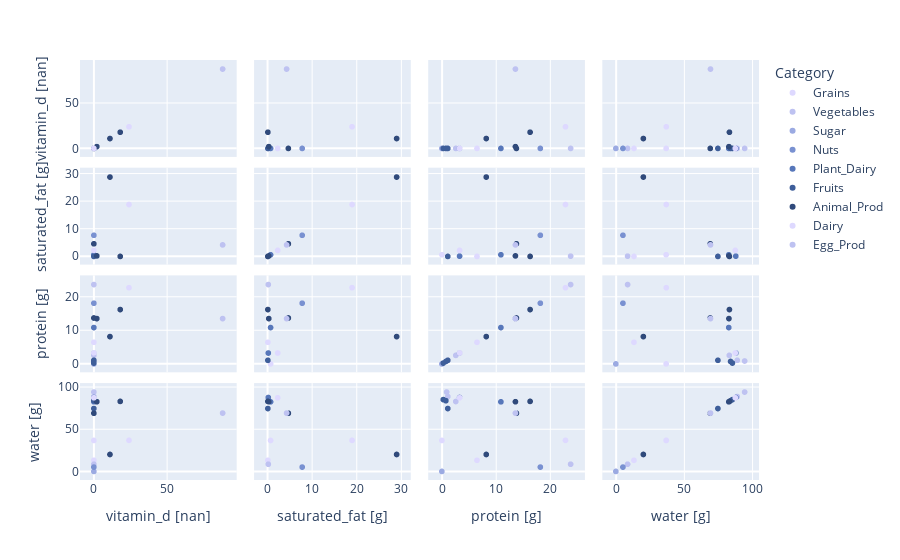

Write notebook code for a chart like this one.
### Code cell
fig = px.scatter_matrix(df,
    dimensions= ['vitamin_d [nan]', 'saturated_fat [g]', 'protein [g]', 'water [g]'],
    color="Category",
        color_discrete_sequence=['rgb(222, 217, 255)',
      'rgb(190, 194, 241)',
    'rgb(155, 170, 226)',
 'rgb(121, 145, 209)',
'rgb(87, 119, 186)',
 'rgb(62, 94, 154)',
'rgb(48, 74, 123)']
                       )  
fig.show()

### Figure 1 — Plotly figure (JSON) as saved in the notebook; plotly's stock layout.template omitted (floating-point values rounded to 4 significant figures)
{"data": [{"dimensions": [{"axis": {"matches": true}, "label": "vitamin_d [nan]", "values": [0, 0]}, {"axis": {"matches": true}, "label": "saturated_fat [g]", "values": [0.7, 0.1]}, {"axis": {"matches": true}, "label": "protein [g]", "values": [0.01, 6.5]}, {"axis": {"matches": true}, "label": "water [g]", "values": [36.9, 13.29]}], "hovertemplate": "Category=Grains<br>%{xaxis.title.text}=%{x}<br>%{yaxis.title.text}=%{y}<extra></extra>", "legendgroup": "Grains", "marker": {"color": "rgb(222, 217, 255)", "symbol": "circle"}, "name": "Grains", "showlegend": true, "type": "splom"}, {"dimensions": [{"axis": {"matches": true}, "label": "vitamin_d [nan]", "values": [0, 0, 0, 0]}, {"axis": {"matches": true}, "label": "saturated_fat [g]", "values": [null, 0.2, null, null]}, {"axis": {"matches": true}, "label": "protein [g]", "values": [2.57, 23.82, 0.88, 1.1]}, {"axis": {"matches": true}, "label": "water [g]", "values": [83.29, 8.62, 94.52, 89.11]}], "hovertemplate": "Category=Vegetables<br>%{xaxis.title.text}=%{x}<br>%{yaxis.title.text}=%{y}<extra></extra>", "legendgroup": "Vegetables", "marker": {"color": "rgb(190, 194, 241)", "symbol": "circle"}, "name": "Vegetables", "showlegend": true, "type": "splom"}, {"dimensions": [{"axis": {"matches": true}, "label": "vitamin_d [nan]", "values": [0]}, {"axis": {"matches": true}, "label": "saturated_fat [g]", "values": [null]}, {"axis": {"matches": true}, "label": "protein [g]", "values": [0]}, {"axis": {"matches": true}, "label": "water [g]", "values": [0.02]}], "hovertemplate": "Category=Sugar<br>%{xaxis.title.text}=%{x}<br>%{yaxis.title.text}=%{y}<extra></extra>", "legendgroup": "Sugar", "marker": {"color": "rgb(155, 170, 226)", "symbol": "circle"}, "name": "Sugar", "showlegend": true, "type": "splom"}, {"dimensions": [{"axis": {"matches": true}, "label": "vitamin_d [nan]", "values": [0]}, {"axis": {"matches": true}, "label": "saturated_fat [g]", "values": [7.8]}, {"axis": {"matches": true}, "label": "protein [g]", "values": [18.22]}, {"axis": {"matches": true}, "label": "water [g]", "values": [5.2]}], "hovertemplate": "Category=Nuts<br>%{xaxis.title.text}=%{x}<br>%{yaxis.title.text}=%{y}<extra></extra>", "legendgroup": "Nuts", "marker": {"color": "rgb(121, 145, 209)", "symbol": "circle"}, "name": "Nuts", "showlegend": true, "type": "splom"}, {"dimensions": [{"axis": {"matches": true}, "label": "vitamin_d [nan]", "values": [0, 0]}, {"axis": {"matches": true}, "label": "saturated_fat [g]", "values": [0.2, 0.7]}, {"axis": {"matches": true}, "label": "protein [g]", "values": [3.27, 10.92]}, {"axis": {"matches": true}, "label": "water [g]", "values": [88.05, 82.87]}], "hovertemplate": "Category=Plant_Dairy<br>%{xaxis.title.text}=%{x}<br>%{yaxis.title.text}=%{y}<extra></extra>", "legendgroup": "Plant_Dairy", "marker": {"color": "rgb(87, 119, 186)", "symbol": "circle"}, "name": "Plant_Dairy", "showlegend": true, "type": "splom"}, {"dimensions": [{"axis": {"matches": true}, "label": "vitamin_d [nan]", "values": [0, 0, 0]}, {"axis": {"matches": true}, "label": "saturated_fat [g]", "values": [0.1, null, null]}, {"axis": {"matches": true}, "label": "protein [g]", "values": [1.09, 0.26, 0.74]}, {"axis": {"matches": true}, "label": "water [g]", "values": [74.91, 85.56, 84.21]}], "hovertemplate": "Category=Fruits<br>%{xaxis.title.text}=%{x}<br>%{yaxis.title.text}=%{y}<extra></extra>", "legendgroup": "Fruits", "marker": {"color": "rgb(62, 94, 154)", "symbol": "circle"}, "name": "Fruits", "showlegend": true, "type": "splom"}, {"dimensions": [{"axis": {"matches": true}, "label": "vitamin_d [nan]", "values": [11, 0, 18, 2]}, {"axis": {"matches": true}, "label": "saturated_fat [g]", "values": [29, 4.7, 0.1, 0.3]}, {"axis": {"matches": true}, "label": "protein [g]", "values": [8.21, 13.79, 16.32, 13.61]}, {"axis": {"matches": true}, "label": "water [g]", "values": [20.21, 69.29, 83.38, 83.01]}], "hovertemplate": "Category=Animal_Prod<br>%{xaxis.title.text}=%{x}<br>%{yaxis.title.text}=%{y}<extra></extra>", "legendgroup": "Animal_Prod", "marker": {"color": "rgb(48, 74, 123)", "symbol": "circle"}, "name": "Animal_Prod", "showlegend": true, "type": "splom"}, {"dimensions": [{"axis": {"matches": true}, "label": "vitamin_d [nan]", "values": [0, 24]}, {"axis": {"matches": true}, "label": "saturated_fat [g]", "values": [2.3, 19]}, {"axis": {"matches": true}, "label": "protein [g]", "values": [3.28, 22.87]}, {"axis": {"matches": true}, "label": "water [g]", "values": [87.69, 37.02]}], "hovertemplate": "Category=Dairy<br>%{xaxis.title.text}=%{x}<br>%{yaxis.title.text}=%{y}<extra></extra>", "legendgroup": "Dairy", "marker": {"color": "rgb(222, 217, 255)", "symbol": "circle"}, "name": "Dairy", "showlegend": true, "type": "splom"}, {"dimensions": [{"axis": {"matches": true}, "label": "vitamin_d [nan]", "values": [88]}, {"axis": {"matches": true}, "label": "saturated_fat [g]", "values": [4.3]}, {"axis": {"matches": true}, "label": "protein [g]", "values": [13.61]}, {"axis": {"matches": true}, "label": "water [g]", "values": [69.47]}], "hovertemplate": "Category=Egg_Prod<br>%{xaxis.title.text}=%{x}<br>%{yaxis.title.text}=%{y}<extra></extra>", "legendgroup": "Egg_Prod", "marker": {"color": "rgb(190, 194, 241)", "symbol": "circle"}, "name": "Egg_Prod", "showlegend": true, "type": "splom"}], "layout": {"dragmode": "select", "legend": {"title": {"text": "Category"}, "tracegroupgap": 0}, "margin": {"t": 60}}}
